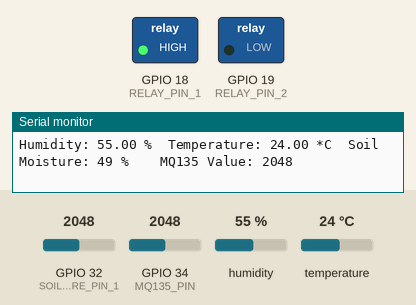
Simulated run of this sketch. Board: ESP32. On the bench: switched loads named in the sketch (green lamp = pin HIGH), the last lines printed to the serial monitor. The inputs (shaded band) are chosen by the test bench; at power-on: temperature 24 °C, GPIO 32 (SOIL_MOISTURE_PIN_1) = 2048, GPIO 34 (MQ135_PIN) = 2048, humidity 55 %.

Above: at 5.8 s.
5.9 s: temperature set to 24.5 °C
11.9 s: temperature set to 25.5 °C
At 15.3 s:
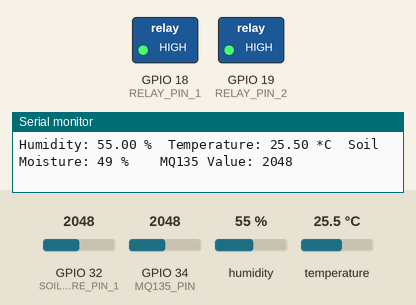
17.9 s: GPIO 32 (SOIL_MOISTURE_PIN_1) set to 3043
23.9 s: GPIO 32 (SOIL_MOISTURE_PIN_1) set to 3123
At 25.8 s:
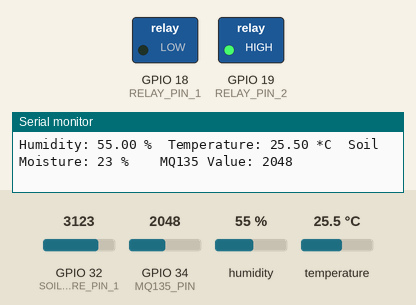
29.9 s: temperature set to 12 °C
At 31.1 s:
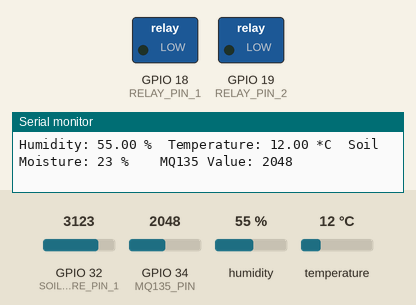
Timing chart, 0 to 32.9 s (numbered marks = the images above; inputs shaded):
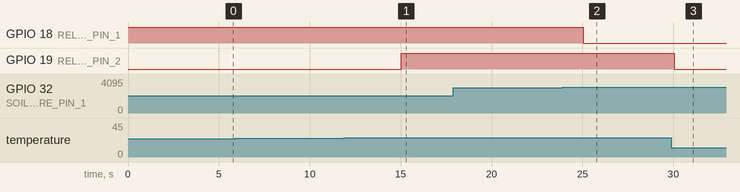

The sketch:

allsensor.ino
```cpp
#include <DHT.h>
#include "esp_system.h"

// PINS
#define DHTPIN 33
#define SOIL_MOISTURE_PIN_1 32
#define MQ135_PIN 34
#define RELAY_PIN_1 18 // Relay for soil moisture
#define RELAY_PIN_2 19 // Relay for temperature

// DHT TYPE AND INIT
#define DHTTYPE DHT22
DHT dht(DHTPIN, DHTTYPE);

void setup() {
  Serial.begin(115200); // Baud rate
  dht.begin();
  pinMode(SOIL_MOISTURE_PIN_1, INPUT);
  pinMode(MQ135_PIN, INPUT);
  pinMode(RELAY_PIN_1, OUTPUT); // Set relay pin 1 as output
  pinMode(RELAY_PIN_2, OUTPUT); // Set relay pin 2 as output
  digitalWrite(RELAY_PIN_1, HIGH); // Turn off relay 1 initially
  digitalWrite(RELAY_PIN_2, HIGH); // Turn off relay 2 initially
}

void loop() {
  // Check for incoming serial data
  if (Serial.available() > 0) {
    String command = Serial.readStringUntil('\n');
    command.trim();  // Remove any leading/trailing whitespace

    if (command.equalsIgnoreCase("Stop")) {
      Serial.println("Stopping and restarting...");
      delay(100);
      esp_restart();  // Trigger a reset
    }
  }

  // Read temperature and humidity from DHT11
  float humidity = dht.readHumidity();
  float temperature = dht.readTemperature();

  // Check if any reads failed and exit early (to try again).
  if (isnan(humidity) || isnan(temperature)) {
    Serial.println("Failed to read from DHT sensor!");
  }

  // Read the soil moisture sensor values
  int soilMoistureValue1 = analogRead(SOIL_MOISTURE_PIN_1);

  // Read the MQ135 sensor value
  int mq135Value = analogRead(MQ135_PIN);
  int soilMoisturePercentage = map(soilMoistureValue1, 4095, 0, 0, 100);

  // Print the sensor values to the Serial Monitor
  Serial.print("Humidity: ");
  Serial.print(humidity);
  Serial.print(" %\t");
  Serial.print("Temperature: ");
  Serial.print(temperature);
  Serial.print(" *C\t");
  Serial.print("Soil Moisture: ");
  Serial.print(soilMoisturePercentage);
  Serial.print(" %\t");
  Serial.print("\tMQ135 Value: ");
  Serial.println(mq135Value);

  // Control the relays based on the conditions
  if (soilMoisturePercentage < 25) {
    digitalWrite(RELAY_PIN_1, LOW); // Turn on relay 1
  } else {
    digitalWrite(RELAY_PIN_1, HIGH); // Turn off relay 1
  }

  if (temperature < 25) {
    digitalWrite(RELAY_PIN_2, LOW); // Turn on relay 2
  } else {
    digitalWrite(RELAY_PIN_2, HIGH); // Turn off relay 2
  }

  // Wait a few seconds between measurements.
  delay(5000);
}
```

Measured:
- the behaviour switches between 24.9 and 25 °C on temperature (found by bisection; images 0 and 1)
- the behaviour switches between 3071 and 3072 on GPIO 32 (SOIL_MOISTURE_PIN_1) (found by bisection; images 1 and 2)
- after the input at 11.9 s, GPIO 19 (RELAY_PIN_2): LOW → HIGH after 3.1 s
- after the input at 23.9 s, GPIO 18 (RELAY_PIN_1): HIGH → LOW after 1.1 s
- after the input at 29.9 s, GPIO 19 (RELAY_PIN_2): HIGH → LOW after 0.15 s
